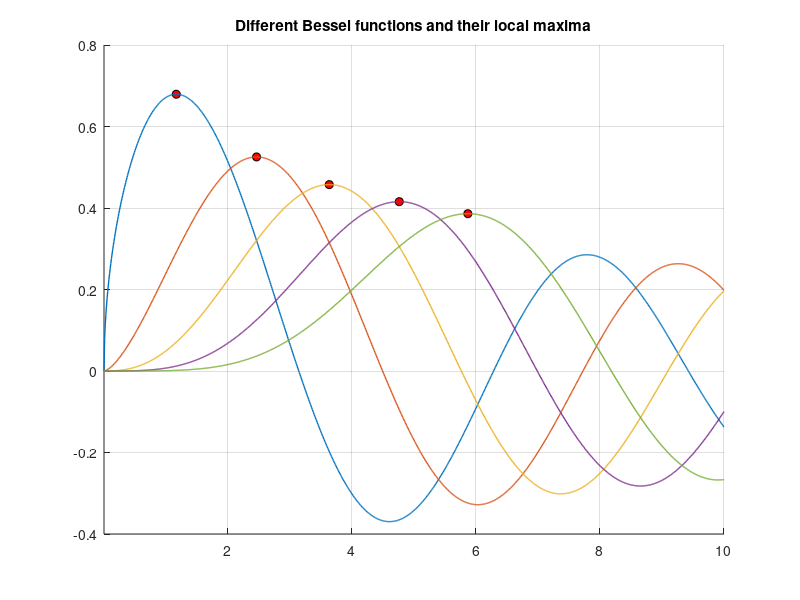

This figure's MATLAB source:
x = 0:0.01:10;

figure;
hold on;

Y = zeros(0,length(x));

for k = 0.5:5.0
    Y(end+1,:) = besselj(k, x);
    f = @(x) -besselj(k,x);
    fmax = fminunc(f, 1);
    plot(fmax, besselj(k,fmax),'ok','MarkerFaceColor','red');
end
plot(x,Y','LineWidth',1);
grid();
ylim([-.4,0.8]);
set(gca,'XTick',2:2:10);
title('Different Bessel functions and their local maxima');
